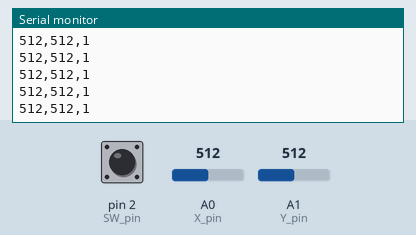
Bench run of a sketch on a simulated Arduino Uno, built with avr-gcc and run on an emulated ATmega328P. Parts: the last lines printed to the serial monitor. Inputs (shaded band) come from the test bench; at power-on: A0 (X_pin) = 512, A1 (Y_pin) = 512, pin 2 (SW_pin) HIGH.

Above: at 1.2 s.
1.3 s: A0 (X_pin) set to 716
At 1.68 s:
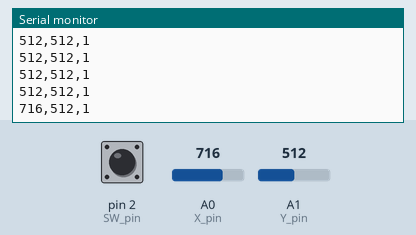
2.8 s: A1 (Y_pin) set to 716
At 2.94 s:
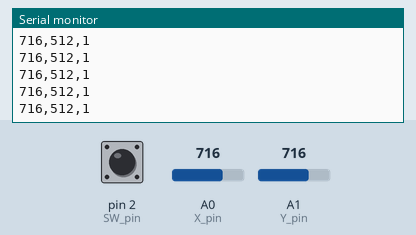
4.3 s: pin 2 (SW_pin) pulled LOW for 0.3 s
At 4.69 s:
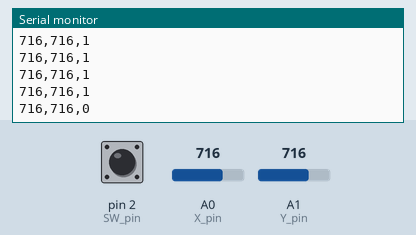
6.1 s: A0 (X_pin) set to 900
At 6.2 s:
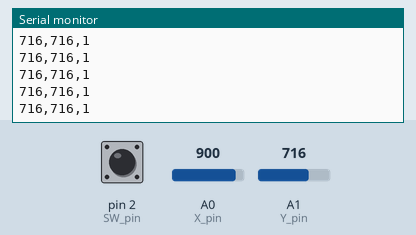
7.6 s: pin 2 (SW_pin) pulled LOW for 1 s
At 7.95 s:
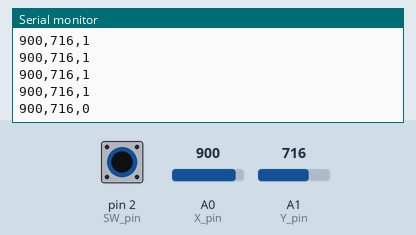
10.1 s: A1 (Y_pin) set to 1023
At 10.21 s:
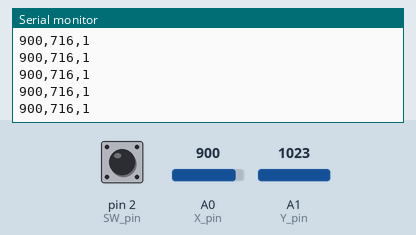
Timing chart, 0 to 13.1 s (numbered marks = the images above; inputs shaded):
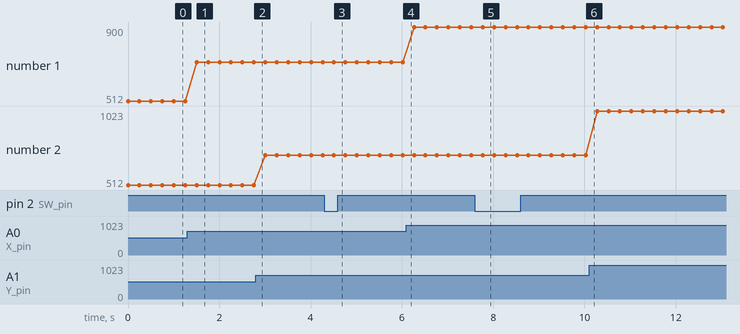

The sketch:

analog_joystick.ino
```cpp
// Arduino pin numbers
const int SW_pin = 2; // digital pin connected to switch output
const int X_pin = A0; // analog pin connected to X output
const int Y_pin = A1; // analog pin connected to Y output

void setup() {
  pinMode(SW_pin, INPUT);
  digitalWrite(SW_pin, HIGH);
  Serial.begin(9600);
}

void loop() {
  Serial.print(analogRead(X_pin));
  Serial.print(",");  // Separator
  Serial.print(analogRead(Y_pin));
  Serial.print(",");  // Separator
  Serial.println(digitalRead(SW_pin));

  delay(250);
  // A shorter delay makes the joystick respond faster
  // Increase this value if you need more stability
}
```

Measured:
- after the input at 1.3 s, the serial monitor: prints a new line after 0.20 s (image 1)
- after the input at 4.3 s, the serial monitor: prints a new line after 0.21 s (image 3)
- after the input at 7.6 s, the serial monitor: prints a new line after 0.17 s (image 5)
- plotted number 1: 512 → 716 after the input at 1.3 s, 716 → 900 after the input at 6.1 s
- plotted number 2: 716 → 1023 after the input at 10.1 s
